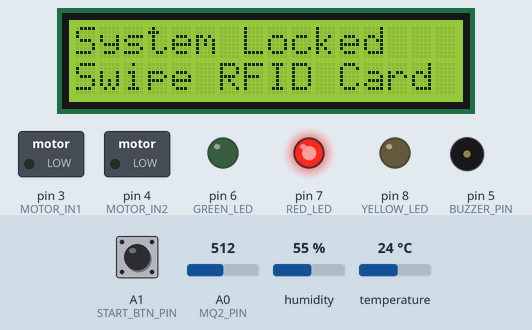
Simulated run of this sketch. Board: Arduino Uno, built with avr-gcc and run on an emulated ATmega328P. On the bench: 16×2 character LCD, switched loads named in the sketch (green lamp = pin HIGH), output pins drawn as LEDs (lit = HIGH), buzzer (waves = sounding). The inputs (shaded band) are chosen by the test bench; at power-on: A1 (START_BTN_PIN) HIGH, A0 (MQ2_PIN) = 512, humidity 55 %, temperature 24 °C. Pins used as bus, display or sensor lines are not drawn; what the sketch prints to the serial monitor is not drawn.

Above: at 1.3 s.
1.4 s: A1 (START_BTN_PIN) pulled LOW for 0.15 s
At 2.3 s:
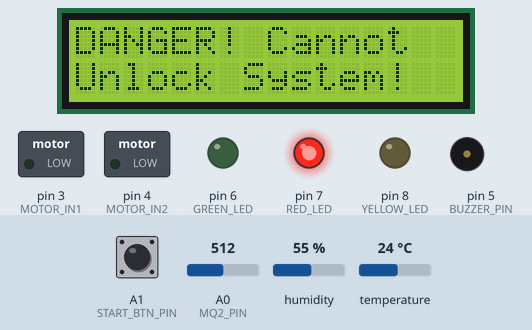
3.9 s: A1 (START_BTN_PIN) pulled LOW for 3.2 s
At 4.09 s:
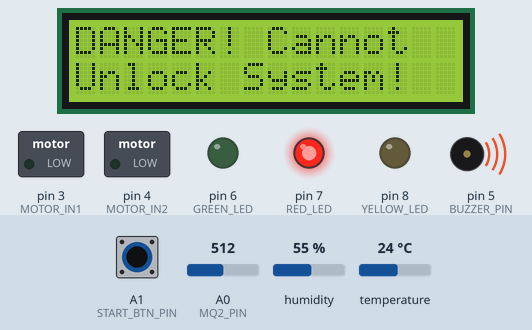
Timing chart, 0 to 7.9 s (numbered marks = the images above; inputs shaded):
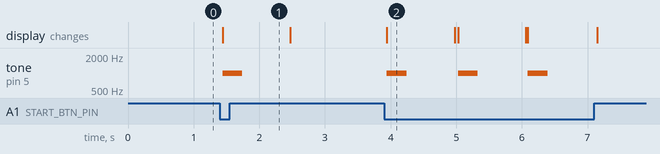

The sketch:

SafeRide_Arduino.ino
```cpp
#include <SPI.h>
#include <MFRC522.h>
#include <Wire.h>
#include <LiquidCrystal_I2C.h>
#include <DHT.h>

// تعريف منافذ قارئ RFID
#define SS_PIN 10
#define RST_PIN 9
MFRC522 mfrc522(SS_PIN, RST_PIN);

// تعريف شاشة LCD I2C بالعنوان 0x27
LiquidCrystal_I2C lcd(0x27, 16, 2);

// تعريف حساس الحرارة DHT11
#define DHTPIN 2
#define DHTTYPE DHT11
DHT dht(DHTPIN, DHTTYPE);

// تعريف باقي المنافذ
#define MQ2_PIN A0
#define START_BTN_PIN A1  // سلك بديل لتشغيل السيارة بلمسة مع GND
#define MOTOR_IN1 3
#define MOTOR_IN2 4
#define BUZZER_PIN 5
#define GREEN_LED 6
#define RED_LED 7
#define YELLOW_LED 8

// حدود الأمان المعدلة للتجربة السريعة والآمنة
const float WARN_TEMP = 29.0;
const float DANGER_TEMP = 30.5;
const int WARN_GAS = 260;
const int DANGER_GAS = 300;

bool isSystemUnlocked = false;
String currentCardID = "NONE";
String systemStatus = "LOCKED";

unsigned long previousMillis = 0;
const long interval = 500;

float currentTemp = 0.0;
int currentGas = 0;

void setup() {
  Serial.begin(9600);
  SPI.begin();
  mfrc522.PCD_Init();

  lcd.init();
  lcd.backlight();
  dht.begin();

  pinMode(START_BTN_PIN, INPUT_PULLUP);
  pinMode(MOTOR_IN1, OUTPUT);
  pinMode(MOTOR_IN2, OUTPUT);
  pinMode(BUZZER_PIN, OUTPUT);
  pinMode(GREEN_LED, OUTPUT);
  pinMode(RED_LED, OUTPUT);
  pinMode(YELLOW_LED, OUTPUT);

  lockSystem("System Locked", "Swipe RFID Card");
}

void loop() {
  checkRFID();

  unsigned long currentMillis = millis();
  if (currentMillis - previousMillis >= interval) {
    previousMillis = currentMillis;
    readSensors();
    evaluateSafety();
    updateLCD();
    sendSerialData();
  }
}

void unlockVehicle(String id) {
  if (!isSystemUnlocked) {
    readSensors();
    if (currentTemp > DANGER_TEMP || currentGas > DANGER_GAS) {
      lcd.clear();
      lcd.setCursor(0, 0);
      lcd.print("DANGER! Cannot");
      lcd.setCursor(0, 1);
      lcd.print("Unlock System!");
      tone(BUZZER_PIN, 1000, 300);
      delay(1000);
      return;
    }

    currentCardID = id;
    isSystemUnlocked = true;
    systemStatus = "SAFE";

    digitalWrite(RED_LED, LOW);
    digitalWrite(YELLOW_LED, LOW);
    digitalWrite(GREEN_LED, HIGH);
    digitalWrite(MOTOR_IN1, HIGH);
    digitalWrite(MOTOR_IN2, LOW);

    digitalWrite(BUZZER_PIN, HIGH);
    delay(100);
    digitalWrite(BUZZER_PIN, LOW);

    lcd.clear();
    lcd.setCursor(0, 0);
    lcd.print("Access Granted!");
    lcd.setCursor(0, 1);
    lcd.print("ID: " + currentCardID);
    delay(1000);
    lcd.clear();
  }
}

void checkRFID() {
  // 1. التشغيل بلمس سلك A1 بالخط الأزرق (-)
  if (digitalRead(START_BTN_PIN) == LOW) {
    unlockVehicle("A4F92B1C");
    return;
  }

  // 2. التشغيل بكارت RFID
  if (!mfrc522.PICC_IsNewCardPresent() || !mfrc522.PICC_ReadCardSerial()) {
    return;
  }

  String uidStr = "";
  for (byte i = 0; i < mfrc522.uid.size; i++) {
    if (mfrc522.uid.uidByte[i] < 0x10) uidStr += "0";
    uidStr += String(mfrc522.uid.uidByte[i], HEX);
  }
  uidStr.toUpperCase();

  mfrc522.PICC_HaltA();
  mfrc522.PCD_StopCrypto1();
  unlockVehicle(uidStr);
}

void readSensors() {
  float t = dht.readTemperature();
  if (!isnan(t)) {
    currentTemp = t;
  }
  currentGas = analogRead(MQ2_PIN);
}

void evaluateSafety() {
  if (!isSystemUnlocked) return;

  // حالة الخطر الشديد
  if (currentTemp > DANGER_TEMP || currentGas > DANGER_GAS) {
    systemStatus = (currentTemp > DANGER_TEMP) ? "DANGER_TEMP" : "DANGER_GAS";
    isSystemUnlocked = false;
    digitalWrite(MOTOR_IN1, LOW);
    digitalWrite(MOTOR_IN2, LOW);
    digitalWrite(GREEN_LED, LOW);
    digitalWrite(YELLOW_LED, LOW);
    digitalWrite(RED_LED, HIGH);
    digitalWrite(BUZZER_PIN, HIGH);

    lcd.clear();
    lcd.setCursor(0, 0);
    lcd.print("EMERGENCY STOP!");
    lcd.setCursor(0, 1);
    if (systemStatus == "DANGER_TEMP") {
      lcd.print("HIGH TEMP: " + String(currentTemp, 1) + "C");
    } else {
      lcd.print("GAS LEAK: " + String(currentGas));
    }
    return;
  }

  // حالة التحذير المبدئي
  if ((currentTemp >= WARN_TEMP && currentTemp <= DANGER_TEMP) || (currentGas >= WARN_GAS && currentGas <= DANGER_GAS)) {
    systemStatus = "WARNING";
    digitalWrite(GREEN_LED, HIGH);
    digitalWrite(YELLOW_LED, HIGH);
    digitalWrite(RED_LED, LOW);
    digitalWrite(BUZZER_PIN, LOW);
    digitalWrite(MOTOR_IN1, HIGH);
    digitalWrite(MOTOR_IN2, LOW);
  } else {
    systemStatus = "SAFE";
    digitalWrite(GREEN_LED, HIGH);
    digitalWrite(YELLOW_LED, LOW);
    digitalWrite(RED_LED, LOW);
    digitalWrite(BUZZER_PIN, LOW);
    digitalWrite(MOTOR_IN1, HIGH);
    digitalWrite(MOTOR_IN2, LOW);
  }
}

void updateLCD() {
  if (!isSystemUnlocked) {
    if (systemStatus == "LOCKED") {
      lcd.setCursor(0, 0);
      lcd.print("System Locked   ");
      lcd.setCursor(0, 1);
      lcd.print("Swipe RFID Card ");
    }
    return;
  }

  lcd.setCursor(0, 0);
  lcd.print("T:");
  lcd.print(currentTemp, 1);
  lcd.print("C ");
  lcd.print("G:");
  lcd.print(currentGas);
  lcd.print("   ");

  lcd.setCursor(0, 1);
  if (systemStatus == "WARNING") {
    lcd.print("Status: WARNING!");
  } else {
    lcd.print("Status: SAFE    ");
  }
}

void sendSerialData() {
  Serial.print("DATA,");
  Serial.print(currentTemp, 1);
  Serial.print(",");
  Serial.print(currentGas);
  Serial.print(",");
  Serial.print(systemStatus);
  Serial.print(",");
  Serial.println(currentCardID);
}

void lockSystem(String line1, String line2) {
  isSystemUnlocked = false;
  systemStatus = "LOCKED";
  digitalWrite(MOTOR_IN1, LOW);
  digitalWrite(MOTOR_IN2, LOW);
  digitalWrite(GREEN_LED, LOW);
  digitalWrite(YELLOW_LED, LOW);
  digitalWrite(RED_LED, HIGH);
  digitalWrite(BUZZER_PIN, LOW);

  lcd.clear();
  lcd.setCursor(0, 0);
  lcd.print(line1);
  lcd.setCursor(0, 1);
  lcd.print(line2);
}
```

Measured:
- after the input at 1.4 s, tone on pin 5 (BUZZER_PIN): silent → 1000 Hz at once, → silent 0.30 s later; the display: changes at once (image 1)
- after the input at 3.9 s, tone on pin 5 (BUZZER_PIN): alternates 1000 Hz for 0.30 s and silent for 0.77 s, 6 changes in all, then stays silent, starting at once; the display: changes at once (image 2)
- what the display in image 2 shows lasts 1.1 s, from 3.9 s to 5.0 s
